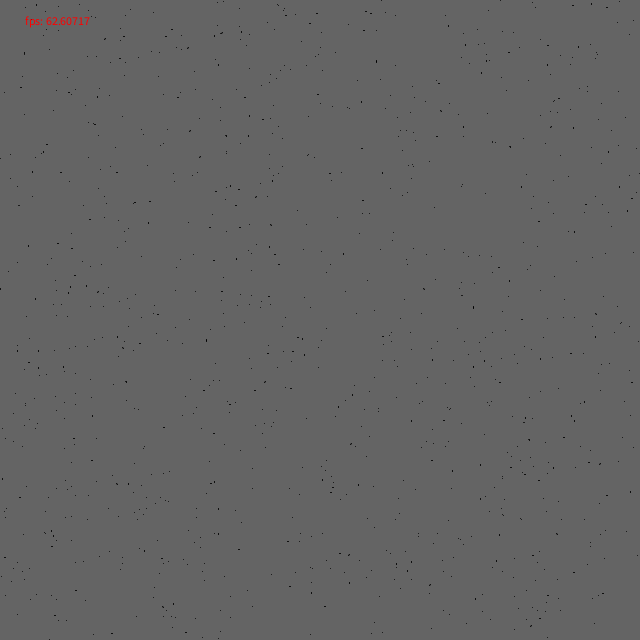
Frame 1 (no input)
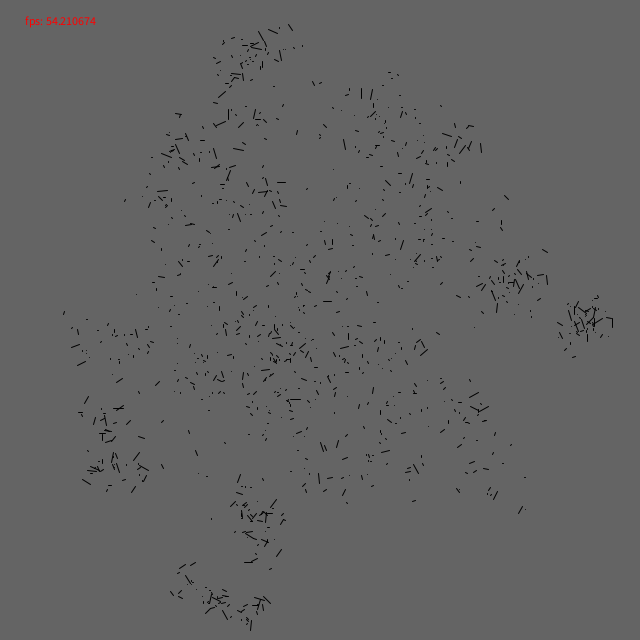
Frame 60 (the mouse pressed at the canvas centre just before this capture)
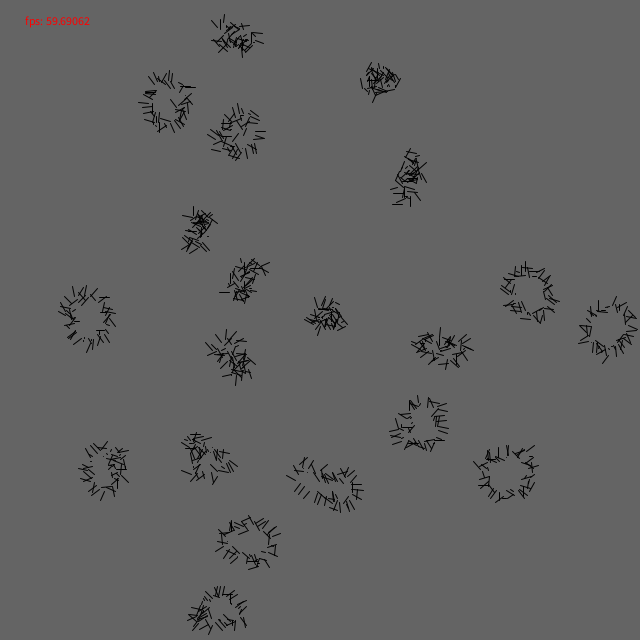
Frame 120 (the mouse held since frame 60 and released just before this capture)

The Processing sketch that drew these frames (run headless with seeded random() and noise(); from frame 60 on, the mouse is pressed at the canvas centre):

// Processing sketch: torque_based_blub
// ── torque_based_blub.pde
float air = 0.9;

class P {
  PVector pos, vel;

  P() {
    reset();
  }

  void reset() {
    pos = new PVector(random(width), random(height));
    vel = PVector.random2D();
  }

  void update() {
    pos.add(vel);
    vel.mult(air);
    float f = 1;
    float border = 10;
    float bounce = 0;

    if (pos.x < border) {
      vel.x += f;
    }
    if (pos.x > height - border) {
      vel.x -= f;
    }
    if (pos.y < border) {
      vel.y += f;
    }
    if (pos.y > height - border) {
      if (vel.y > 0) {
        vel.y *= -bounce;
      }
      pos.y = height - border;
    }
    if (pos.y < border) {
      if (vel.y < 0) {
        vel.y *= -bounce;
      }
      pos.y = border;
    }
  }

  void draw() {
    fill(0);
    noStroke();
    ellipse(pos.x, pos.y, 3, 3);
  }
}

class Blob {
  ArrayList<P> ps = new ArrayList<P>();

  Blob(int n) {
    for (int i = 0; i < n; i++) {
      ps.add(new P());
    }
  }

  void update() {
    float r = 10;

    for (int i = 0; i < ps.size(); i++) {
      P a = ps.get(i);
      int j = (i + 1) % ps.size();
      int jj = (i + 2) % ps.size();
      P b = ps.get(j);
      P c = ps.get(jj);

      PVector ab = b.pos.copy();
      ab.sub(a.pos);

      PVector bc = c.pos.copy();
      bc.sub(b.pos);

      float theta = PVector.angleBetween(ab, bc);

      float torqueMag = (PI - theta) / (bc.mag() + ab.mag()) * 1;
      PVector torque = new PVector(-bc.y, bc.x);
      torque.normalize();
      torque.mult(torqueMag);
      c.vel.add(torque);

      float rad = (1.0 / ps.size()) * 2 * PI;
      float secant = dist(sin(0) * r, cos(0)*r, sin(rad) * r, cos(rad) * r);
      float target = secant;
      float k = 0.5;
      PVector delta = b.pos.copy();
      delta.sub(a.pos);
      float d = delta.mag();
      float f = -(target - d) * k;
      delta.normalize();
      delta.mult(f);
      a.vel.add(delta);
      b.vel.sub(delta);

      strokeWeight(1);
      stroke(0, 0, 0);
      float torqueScale = 100;
      torque.limit(0.1);
      line(c.pos.x, c.pos.y, c.pos.x + torque.x * torqueScale, c.pos.y + torque.y * torqueScale);
    }

    for (P p : ps) {
      p.update();
    }
  }

  void draw() {
  }
}

ArrayList<Blob> bs = new ArrayList<Blob>();

void setup() {
  size(640, 640);
  ellipseMode(CENTER);
  for (int i = 0; i < 20; i ++) {
    bs.add(new Blob(50));
  }
}

void update() {
  for (int i = 0; i < bs.size(); i++) {
    Blob a = bs.get(i);
    for (int j = i; j < bs.size(); j++) {
      Blob b = bs.get(j);

      for (int ia = 0; ia < a.ps.size(); ia++) {
        P pa = a.ps.get(ia);
        for (int ib = 0; ib < b.ps.size(); ib++) {
          P pb = b.ps.get(ib);
          if (pa == pb) {
            continue;
          }
          PVector delta = pb.pos.copy();
          delta.sub(pa.pos);
          float d = max(1, delta.mag());
          float distThresh = 50;
          if (a == b) {
            distThresh = 10;
          }
          if (d < distThresh) {
            float f = -1 / (d * d) * 50;
            if (a == b) {
              f /= 50;
            }
            delta.normalize();
            delta.mult(f);
            pa.vel.add(delta);
            pb.vel.sub(delta);
          }
        }
      }
    }
  }
  for (Blob b : bs) {
    b.update();
  }

  if (mousePressed) {
    for (P p : bs.get(0).ps) {
      PVector delta = p.pos.copy();
      delta.sub(mouseX, mouseY);
      float d = max(1, delta.mag());
      float spread = 100;
      float f = -spread / sqrt(d*d + spread*spread); 
      delta.normalize();
      delta.mult(f);
      p.vel.add(delta);
    }
  }
}

void draw() {
  background(100);
  update();
  for (Blob b : bs) {
    b.draw();
  }

  fill(255, 0, 0);
  text("fps: " + frameRate, 25, 25);
}
